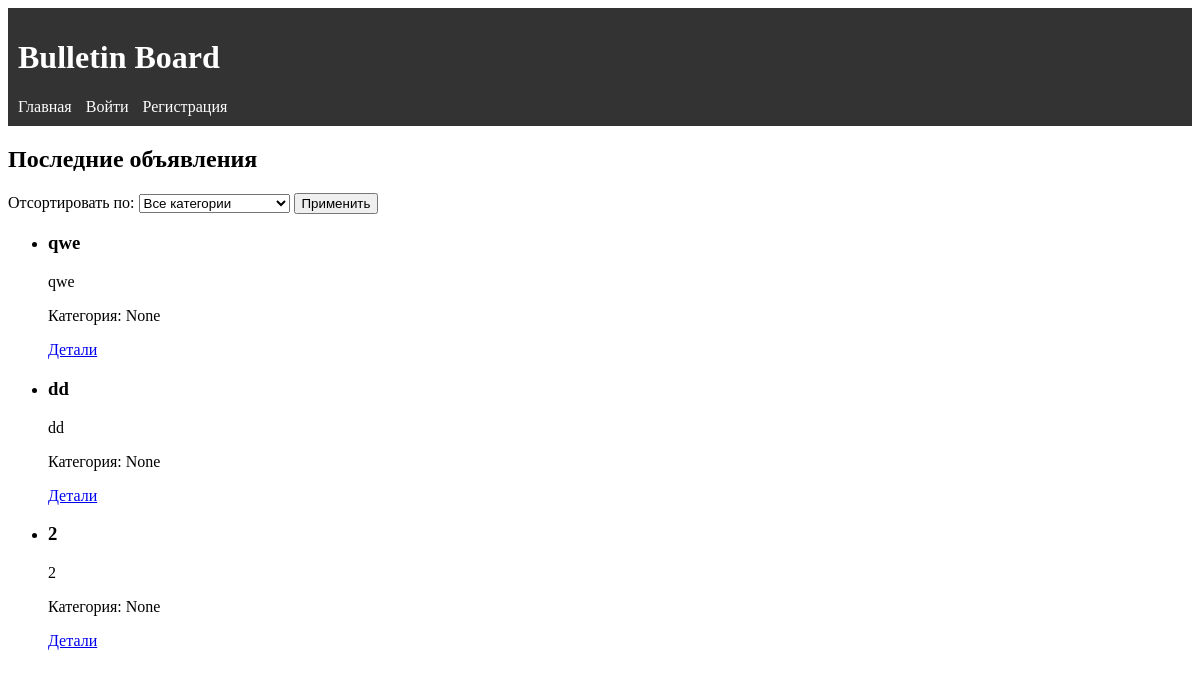
The app's page /, older data.
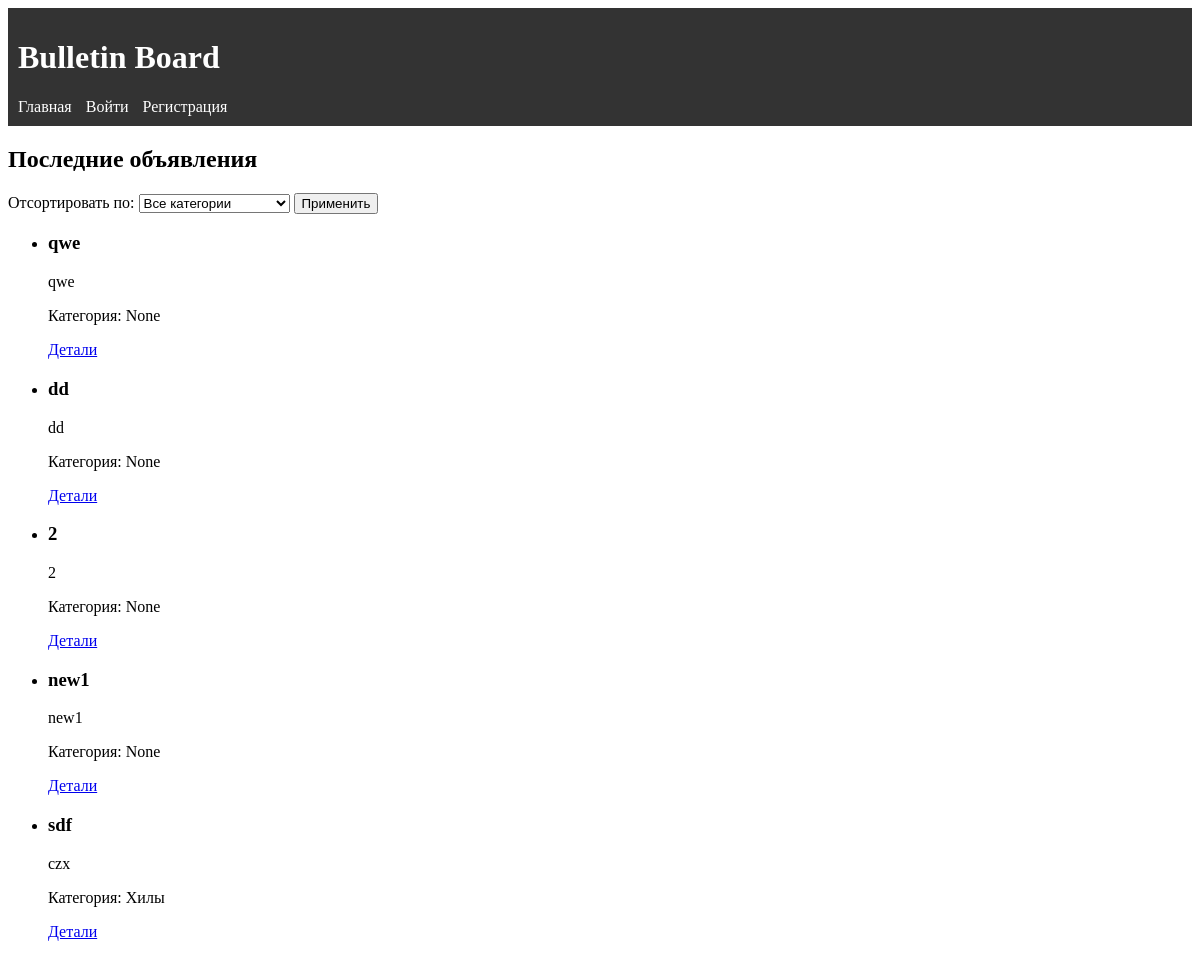
The same page, newer data.
### app/models.py (models this page shows)
class Advertisement(models.Model):
    user = models.ForeignKey(User, on_delete=models.CASCADE)
    title = models.CharField(max_length=200)
    text = models.TextField()
    image = models.ImageField(upload_to='images/', blank=True, null=True)
    video = models.FileField(upload_to='videos/', blank=True, null=True)
    CATEGORY_CHOICES = [
        ('Танки', 'Танки'),
        ('Хилы', 'Хилы'),
        ('ДД', 'ДД'),
        ('Торговцы', 'Торговцы'),
        ('Гилдмастеры', 'Гилдмастеры'),
        ('Квестгиверы', 'Квестгиверы'),
        ('Кузнецы', 'Кузнецы'),
        ('Кожевники', 'Кожевники'),
        ('Зельевары', 'Зельевары'),
        ('Мастера заклинаний', 'Мастера заклинаний'),
    ]
    category = models.CharField(max_length=100, choices=CATEGORY_CHOICES, null=True, blank=True)

### app/views.py (the view)
# urls.py: path('', views.index, name='index'),
def index(request):
    advertisements = Advertisement.objects.all()
    category_filter = request.GET.get('category_filter')
    if category_filter:
        advertisements = advertisements.filter(category=category_filter)
    return render(request, 'index.html', {'advertisements': advertisements})

### app/templates/index.html (shortened to what this page needs)
<!DOCTYPE html>
<html lang="en">
<head>
</head>
<body>
    <header>
        <h1>Bulletin Board</h1>
        <nav>
            <ul>
                {% if user.is_authenticated %}
                    <li><a href="{% url 'index' %}">Главная</a></li>
                    <li><a href="{% url 'create_ad' %}">Создать объявление</a></li>
                    <li><a href="{% url 'profile' %}">Профиль</a></li>
                    <li><a href="{% url 'logout' %}">Выход</a></li>
                {% else %}
                    <li><a href="{% url 'index' %}">Главная</a></li>
                    <li><a href="{% url 'login' %}">Войти</a></li>
                    <li><a href="{% url 'register' %}">Регистрация</a></li>
                {% endif %}
            </ul>
        </nav>
    </header>
    <main>
        <section>
        <h2>Последние объявления</h2>
            <form method="GET" action="">
        <label for="filter">Отсортировать по:</label>
        <select name="category_filter" id="category_filter">
            <option value="">Все категории</option>
        </select>
        <button type="submit">Применить</button>
    </form>
        <ul>
            {% for advertisement in advertisements %}
                <li>
                    <h3>{{ advertisement.title }}</h3>
                    <p>{{ advertisement.text }}</p>
                    <p>Категория: {{ advertisement.get_category_display }}</p>
                    <a href="{% url 'ad_detail' ad_id=advertisement.id %}">Детали</a>
                </li>
            {% endfor %}
        </ul>
        </section>
    </main>
</body>
</html>

### app/templates/index.html (style rules this page uses)
header { background-color: #333; color: #fff; padding: 10px; }
nav ul { list-style-type: none; margin: 0; padding: 0; }
nav ul li { display: inline; margin-right: 10px; }
nav ul li a { color: #fff; text-decoration: none; }

Row changes from the older to the newer data that the page shows:
added Advertisement: title "new1", text "new1", category "None"
added Advertisement: title "sdf", text "czx", category "Хилы"
